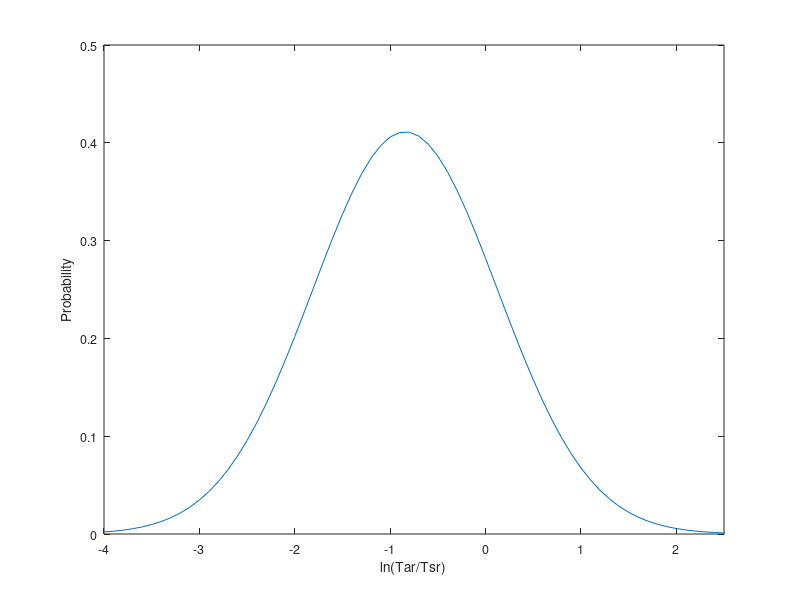

MATLAB code to generate this figure: (Note: this script raises an error after producing the figure.)
% code for simulating the transitions curves 

clc; clear;
%% parameters for ligand-receptor bindings 
KI1 = 18.2;		%Dissociation constant of MeAsp binding to inactive Tar, unit:uM
KA1 = 3000;     %Dissociation constant of MeAsp binding to active Tar, unit:uM
KI2 = 70;		%Dissociation constant of serine binding to inactive Tsr, unit:uM
KA2 = 1000;     %Dissociation constant of serine binding to active Tsr, unit:uM
KI3 = 1500;		%Dissociation constant of MeAsp binding to inactive Tsr, unit:uM
KA3 = 3500;     %Dissociation constant of MeAsp binding to active Tsr, unit:uM

coff_ita=10; 
cm=2000;       % loading conc. of MeAsp
gm=cm/3;       % drop of MeAsp gradient


%% parameters for log-normal distribution of Tar/Tsr
mu = -0.843; 
sigma = .97; 


%% plot the log-normal distribution
xx = exp(-5:.1:5);
pdf = lognpdf(xx, mu,sigma);
figure('color','w'); 
set(gcf,'unit','centimeters','position',[10 5 4,3]);
plot(log(xx),xx.*pdf);
xlim([-4,2.5]); set(gca,'Fontsize',9); box on;
xlabel('ln(Tar/Tsr)'); ylabel('Probability');    


%% vary f_c and plot the two transitin curves
f_c = [0.01,0.05,0.1, 0.2, 0.3];

r1=logninv(f_c,mu,sigma);
figure;set(gcf,'unit','centimeters','position',[10 5 8 7]);
for i=1:length(r1)
   yy=r1(i)*cm/2.*a1./(a2+r1(i).*a3);
   xx=z-yy; 
   xx(find(xx<0))=0.1; 
   loglog(xx,yy,'color',[1-i/6,1-i/6,1],'linewidth',2);
   hold on; 
  legend_str{i}= num2str(f_c(i));
end
legend(legend_str);
xlabel('c_m_i_n (\muM)','FontName','Arial','FontSize',10); xlim([4,30000]); xticks([10,100,1000,10000]); 
ylabel('c_m_a_x-c_m_i_n (\muM)','FontName','Arial','FontSize',10); ylim([4,30000]); box on; yticks([10,100,1000,10000]); 


r2=logninv(1-f_c,mu,sigma);
figure;set(gcf,'unit','centimeters','position',[10 5 8 7]);
for i=1:length(r2)
   y=r2(i)*cm/2.*A1./(A2+r2(i).*A3);
   loglog(x,y,'color',[1,1-i/6,1-i/6],'linewidth',2);
   hold on; 
   legend_str2{i}= num2str(f_c(i));
end
legend(legend_str2);
xlabel('c_m_i_n (\muM)','FontName','Arial','FontSize',10); xlim([4,30000]); xticks([1,10,100,1000,10000]); 
ylabel('c_m_a_x-c_m_i_n (\muM)','FontName','Arial','FontSize',10); ylim([4,30000]); box on; yticks([1,10,100,1000,10000]); 



